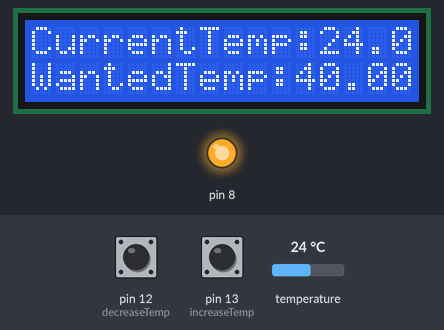
Simulated run of this sketch. Board: Arduino Uno, built with avr-gcc and run on an emulated ATmega328P. Shown: 16×2 character LCD, output pins drawn as LEDs (lit = HIGH). The inputs (shaded band) are chosen by the test bench; at power-on: temperature 24 °C, pin 12 (decreaseTemp) HIGH, pin 13 (increaseTemp) HIGH. The modem accepts every AT command (registered, SIM ready, sends succeed) and sends nothing else.

Above: at 4.5 s.
4.6 s: temperature set to 39.5 °C
At 6.0 s:
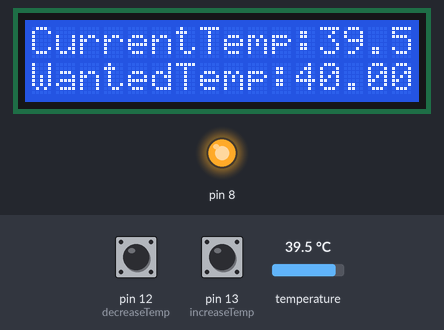
6.5 s: temperature set to 40.7 °C
At 7.6 s:
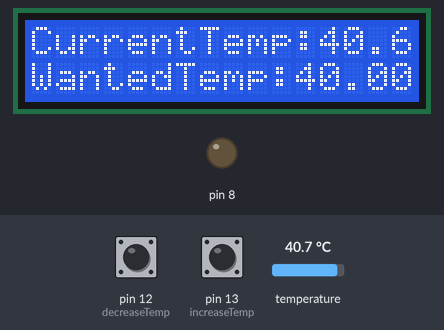
8.6 s: pin 12 (decreaseTemp) pulled LOW for 3.2 s
At 12.4 s:
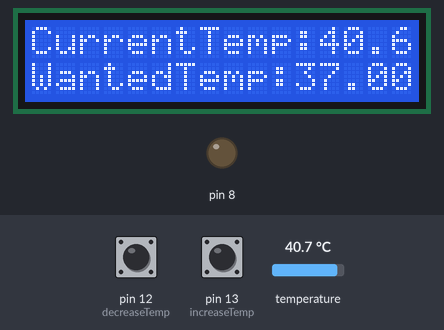
13.3 s: pin 12 (decreaseTemp) pulled LOW for 1.25 s
At 15.2 s:
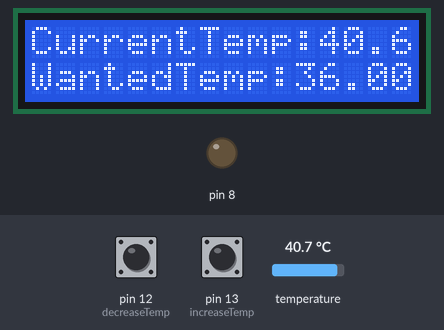
16.0 s: pin 13 (increaseTemp) pulled LOW for 3.2 s
At 18.3 s:
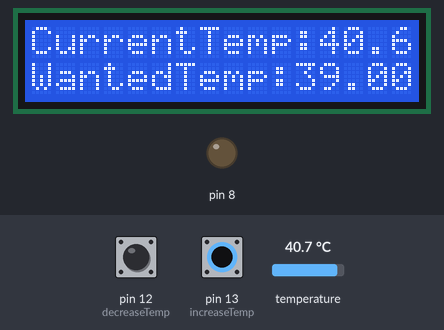
20.7 s: pin 13 (increaseTemp) pulled LOW for 1.25 s
At 22.5 s:
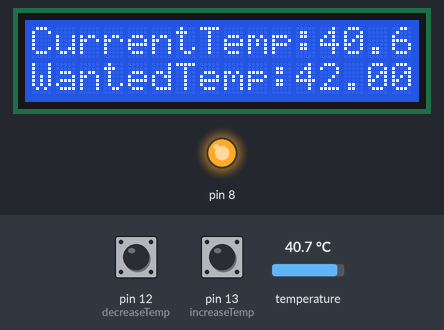
Timing chart, 0 to 24.0 s (numbered marks = the images above; inputs shaded):
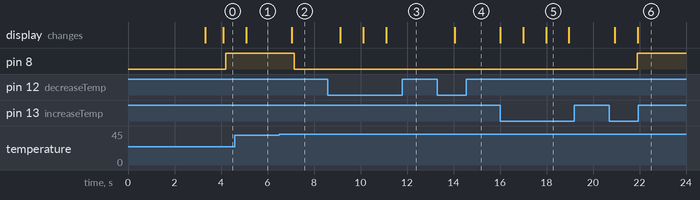

Measured:
- the behaviour switches between 40 and 40.1 °C on temperature (found by bisection; images 1 and 2)
- after the input at 4.6 s, the display: changes after 0.48 s (image 1)
- after the input at 6.5 s, pin 8: HIGH → LOW after 0.65 s; the display: changes after 0.55 s (image 2)
- after the input at 8.6 s, the display: first changes after 0.53 s (image 3 shows a later state)
- after the input at 13.3 s, the display: changes after 0.75 s (image 4)
- after the input at 16.0 s, the display: first changes at once (image 5 shows a later state)
- after the input at 20.7 s, pin 8: LOW → HIGH after 1.2 s; the display: first changes after 0.23 s (image 6 shows a later state)

The sketch:

DesignProject.ino
```cpp
#include <LiquidCrystal.h>
#include <SoftwareSerial.h>
#include <OneWire.h>
#include <DallasTemperature.h>

LiquidCrystal LCD(10,9,7,6,5,4);

int LED = 4;
int recvChar;

#define RxD         3
#define TxD         2
#define ONE_WIRE_BUS 11
SoftwareSerial BTSerial(RxD,TxD);
OneWire oneWire(ONE_WIRE_BUS);

DallasTemperature sensors(&oneWire);

int increaseTemp = 13;
int decreaseTemp = 12;
int increaseTempState = LOW;
int decreaseTempState = LOW;

double desiredTemp = 40; //Degrees Celcius
int heat = 11;
double temp = 0;

void setup() {

  pinMode(increaseTemp,INPUT);
  pinMode(decreaseTemp,INPUT);
  pinMode(13,INPUT);

  pinMode(RxD, INPUT);
  pinMode(TxD, OUTPUT);
  pinMode(LED, OUTPUT);
  setupBlueToothConnection();
  pinMode(8,OUTPUT);

  LCD.begin(16,2);
  LCD.setCursor(0,0);
  sensors.begin();
}

void loop() {

  sensors.requestTemperatures();

  temp = sensors.getTempCByIndex(0);

  updateLCD();

  if (desiredTemp >= temp) {
    digitalWrite(8,HIGH);
  } else {
    digitalWrite(8,LOW);
  }

  increaseTempState = digitalRead(increaseTemp);
  decreaseTempState = digitalRead(decreaseTemp);

  if (increaseTempState == LOW) {
    desiredTemp++;
  }
  if (decreaseTempState == LOW) {
    desiredTemp--;
  }

  BTSerial.println(temp);

  updateLCD();
}

void setupBlueToothConnection()
{
  BTSerial.begin(9600);

  BTSerial.print("AT");
  delay(400);

  BTSerial.print("AT+DEFAULT");             // Restore all setup value to factory setup
  delay(2000);

  BTSerial.print("AT+NAMESmartCoaster");    // set the bluetooth name

  BTSerial.print("AT+PIN0000");             // set the pair code to connect
  delay(400);

  BTSerial.print("AT+AUTH1");             //
    delay(400);

  BTSerial.flush();

}

void updateLCD() {
    LCD.setCursor(0,0);
    LCD.print("CurrentTemp:");
    LCD.println(temp);
    LCD.setCursor(0,1);
    LCD.print("WantedTemp:");
    LCD.println(desiredTemp);
    delay(100);
}
```
